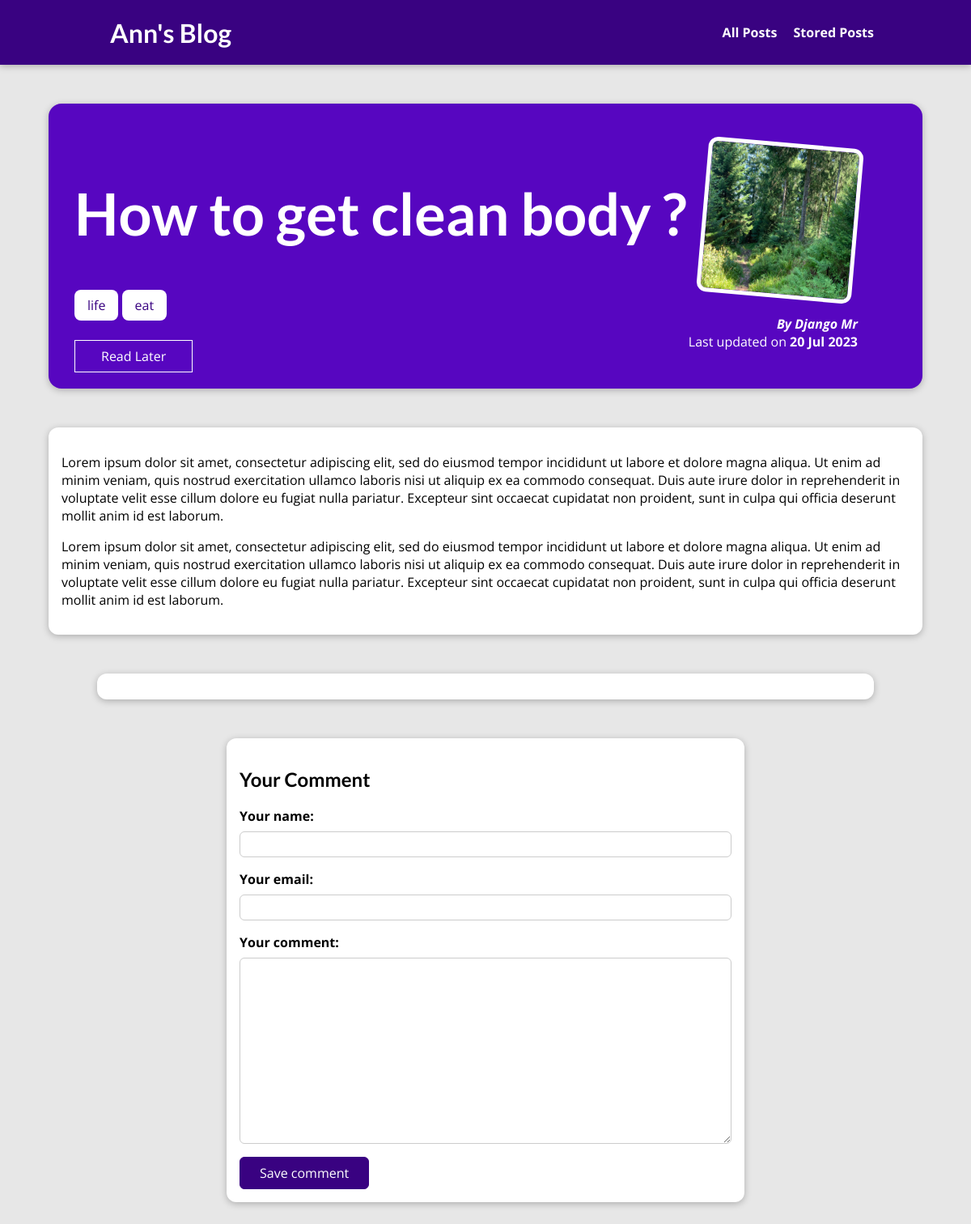
Page /post/how-to-get-clean-body on the committed database.
### blog/models.py (models this page shows, shortened)
class Post(models.Model):
    title = models.CharField(max_length=150)
    excerpt = models.CharField(max_length=200)
    image = models.ImageField(upload_to="posts", null=True)
    date = models.DateField(auto_now=True)
    slug = models.SlugField(unique=True, db_index=True)
    content = models.TextField(validators=[MinLengthValidator(20)])
    author = models.ForeignKey(Author, on_delete=models.SET_NULL, null=True, related_name='posts')
    tags = models.ManyToManyField(Tag)

class Tag(models.Model):
    caption = models.CharField(max_length=20)
    def __str__(self):
        return self.caption

class Author(models.Model):
    first_name = models.CharField(max_length=100)
    last_name = models.CharField(max_length=100)
    email_address = models.EmailField()
    def full_name(self):
        return f"{self.first_name} {self.last_name}"
    def __str__(self):
        return self.full_name()

### blog/views.py (the view, shortened to what this page needs)
# urls.py: path('post/<slug:slug>', views.SinglePostView.as_view(), name="post-detail-page"),
class SinglePostView(View):
    def check_post_save(self, request, post_id):
        stored_posts = request.session.get("stored_posts")
        if stored_posts is not None:
            is_saved_for_later = post_id in stored_posts
        else:
            is_saved_for_later = False
        return is_saved_for_later
    def get(self, request, slug):
        post = get_object_or_404(Post, slug=slug)
        context = {
            "post": post,
            "post_tags": post.tags.all(),
            "form": CommentForm(),
            "comments": post.comments.all().order_by("-id"),
            "save_for_later": self.check_post_save(request, post.id)
        }
        return render(request, "blog/post-detail.html", context)

### blog/forms.py
class CommentForm(forms.ModelForm):
    class Meta:
        model = Comment
        exclude = ["post"]
        labels = {
            "user_name": "Your name",
            "user_email": "Your email",
            "text": "Your comment"
        }

### blog/templates/blog/post-detail.html (shortened to what this page needs)
{% extends "base.html" %}
{% load static %}
{% block css_files %}
    <link rel="stylesheet" href="{% static 'blog/post-detail.css' %}">
{% endblock %}
{% block content %}
    <section id="summary">
        <h2>{{ post.title }}</h2>
        <div>
            {% for tag in post_tags %}
                <span class="tag">{{ tag }}</span>
            {% endfor %}
        </div>
        <div id="read-later">
            <form action="{%  url "read-later" %}" method="POST">
                {% if save_for_later %}
                    <button>Remove from Read Later</button>
                {% else %}
                    <button>Read Later</button>
                {% endif %}
            </form>
        </div>
        <article>
            <img src="{{ post.image.url }}" alt="{{ post.title }}"/>
            <address>By <a href="mailto:{{ post.author.email_address }}">{{ post.author }}</a></address>
            <div>
                Last updated on
                <time>{{ post.date|date:"d M Y" }}</time>
            </div>
        </article>
    </section>
    <main>
        <p>
            {{ post.content|linebreaks }}
        </p>
    </main>
    <section id="comments">
    </section>
    <section id="comment-form">
        <h2> Your Comment </h2>
        <form action="{% url 'post-detail-page' post.slug %}" method="POST">
            {% for field in form %}
                <div class="form-control {% if field.errors %}invalid{% endif %}">
                    {{ field.label_tag }}
                    {{ field }}
                </div>
            {% endfor %}
            <button> Save comment </button>
        </form>
    </section>
{% endblock %}

### static/app.css (style rules this page uses)
* { box-sizing: border-box; }
html { font-family: 'Open Sans', 'Lato', sans-serif; }
body { margin: 0; }
h1, h2, h3 { font-family: 'Lato', sans-serif; font-weight: bold; }

### blog/static/blog/post-detail.css (style rules this page uses)
body { background-color: #e7e7e7; }
#summary { margin: 8rem auto 3rem auto; padding: 2rem; width: 90%; max-width: 90rem; border-radius: 16px; background-color: #5706c0; position: relative; box-shadow: 0 2px 8px rgba(0, 0, 0, 0.25); height: 22rem; }
#summary h2 { color: white; font-size: 4.5rem; }
#summary article { position: absolute; top: 2rem; right: 3rem; padding: 1rem 2rem; border-radius: 12px; text-align: right; color: white; }
#summary article img { width: 12rem; height: 12rem; border-radius: 12px; transform: rotateZ(5deg); border: 5px solid white; margin-bottom: 1rem; }
#summary address { font-weight: bold; }
#summary time { font-weight: bold; }
#summary a { color: white; text-decoration: none; }
main { width: 90%; max-width: 90rem; margin: 3rem auto; background-color: white; padding: 1rem; border-radius: 12px; box-shadow: 0 2px 8px rgba(0, 0, 0, 0.25); }
.tag { background-color: white; color: #390281; padding: 0.5rem 1rem; border-radius: 8px; }
#comment-form { margin: 3rem auto; width: 90%; max-width: 40rem; border-radius: 12px; background-color: white; box-shadow: 0 2px 8px rgba(0, 0, 0, 0.25); padding: 1rem; }
#comment-form button { font: inherit; background-color: #390281; color: white; border: 1px solid #390281; padding: 0.5rem 1.5rem; border-radius: 6px; cursor: pointer; }
.form-control { margin-bottom: 1rem; }
.form-control label { font-weight: bold; margin-bottom: 0.5rem; display: block; }
.form-control input, .form-control textarea { display: block; width: 100%; font: inherit; padding: 0.25rem; border-radius: 6px; border: 1px solid #ccc; }
#comments { margin: 3rem auto; width: 90%; max-width: 60rem; border-radius: 12px; background-color: white; box-shadow: 0 2px 8px rgba(0, 0, 0, 0.25); padding: 1rem 2rem; }
#read-later { margin: 2rem 0; }
#read-later button { background-color: transparent; border: 1px solid white; padding: 0.5rem 2rem; font: inherit; color: white; cursor: pointer; }

### rows in the picture
Post: title "How to get clean body ?", image (picture), author "Django Mr", date "20 Jul 2023", content "Lorem ipsum dolor sit amet, consectetur adipiscing elit, sed do eiusmod tempor incididunt ut labore et dolore magna aliqua. Ut enim ad minim veniam, quis nostrud exercitation ullamco laboris nisi ut aliquip ex ea commodo consequat. Duis aute irure dolor in reprehenderit in voluptate velit esse cillum dolore eu fugiat nulla pariatur. Excepteur sint occaecat cupidatat non proident, sunt in culpa qui officia deserunt mollit anim id est laborum. Lorem ipsum dolor sit amet, consectetur adipiscing elit, sed do eiusmod tempor incididunt ut labore et dolore magna aliqua. Ut enim ad minim veniam, quis nostrud exercitation ullamco laboris nisi ut aliquip ex ea commodo consequat. Duis aute irure dolor…"
Tag: caption "life"
Tag: caption "eat"

### other values in the picture
{{ field.label_tag }} "Your name:" "Your email:" "Your comment:"
